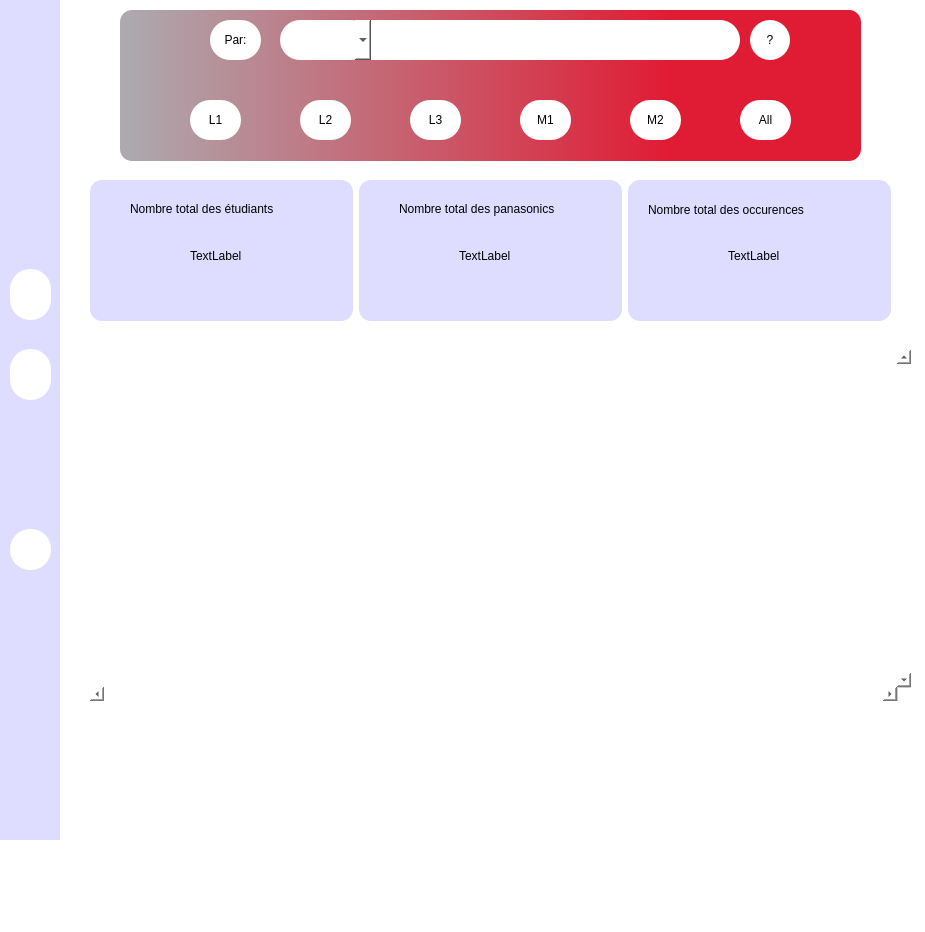
<?xml version="1.0" encoding="UTF-8"?>
<ui version="4.0">
 <class>MainWindow</class>
 <widget class="QMainWindow" name="MainWindow">
  <property name="geometry">
   <rect>
    <x>0</x>
    <y>0</y>
    <width>925</width>
    <height>932</height>
   </rect>
  </property>
  <property name="minimumSize">
   <size>
    <width>925</width>
    <height>932</height>
   </size>
  </property>
  <property name="maximumSize">
   <size>
    <width>925</width>
    <height>932</height>
   </size>
  </property>
  <property name="windowTitle">
   <string>MainWindow</string>
  </property>
  <property name="styleSheet">
   <string notr="true">background:white;</string>
  </property>
  <widget class="QWidget" name="centralwidget">
   <widget class="QFrame" name="frame_2">
    <property name="geometry">
     <rect>
      <x>0</x>
      <y>-1</y>
      <width>60</width>
      <height>841</height>
     </rect>
    </property>
    <property name="styleSheet">
     <string notr="true">background-color :#dedcff;
border:0;</string>
    </property>
    <property name="frameShape">
     <enum>QFrame::StyledPanel</enum>
    </property>
    <property name="frameShadow">
     <enum>QFrame::Raised</enum>
    </property>
    <widget class="QPushButton" name="pushButton_7">
     <property name="geometry">
      <rect>
       <x>10</x>
       <y>270</y>
       <width>41</width>
       <height>51</height>
      </rect>
     </property>
     <property name="styleSheet">
      <string notr="true">QPushButton {
	background:white;
	border-radius: 20px;
	transition:0,5 s;
}
QPushButton:hover {
	background:black;
}</string>
     </property>
     <property name="text">
      <string/>
     </property>
    </widget>
    <widget class="QPushButton" name="pushButton_8">
     <property name="geometry">
      <rect>
       <x>10</x>
       <y>350</y>
       <width>41</width>
       <height>51</height>
      </rect>
     </property>
     <property name="styleSheet">
      <string notr="true">QPushButton {
	background:white;
	border-radius: 20px;
	transition:0,5 s;
}
QPushButton:hover {
	background:black;
}</string>
     </property>
     <property name="text">
      <string/>
     </property>
    </widget>
    <widget class="QPushButton" name="pushButton_9">
     <property name="geometry">
      <rect>
       <x>10</x>
       <y>530</y>
       <width>41</width>
       <height>41</height>
      </rect>
     </property>
     <property name="styleSheet">
      <string notr="true">QPushButton {
	background:white;
	border-radius: 20px;
	transition:0,5 s;
}
QPushButton:hover {
	background:black;
}</string>
     </property>
     <property name="text">
      <string/>
     </property>
    </widget>
   </widget>
   <widget class="QWidget" name="horizontalLayoutWidget">
    <property name="geometry">
     <rect>
      <x>60</x>
      <y>10</y>
      <width>871</width>
      <height>151</height>
     </rect>
    </property>
    <layout class="QHBoxLayout" name="horizontalLayout_2">
     <property name="leftMargin">
      <number>60</number>
     </property>
     <property name="rightMargin">
      <number>70</number>
     </property>
     <item>
      <widget class="QFrame" name="frame">
       <property name="styleSheet">
        <string notr="true">background-color: #acabb0;
background-color: qlineargradient(spread:pad, x1:0, y1:0, x2:1, y2:0, stop:0 rgba(172, 171, 176, 255), stop:0.74 rgba(224, 28, 52, 255));
border:0px;
border-radius:12px;</string>
       </property>
       <property name="frameShape">
        <enum>QFrame::StyledPanel</enum>
       </property>
       <property name="frameShadow">
        <enum>QFrame::Raised</enum>
       </property>
       <widget class="QLineEdit" name="input">
        <property name="geometry">
         <rect>
          <x>220</x>
          <y>10</y>
          <width>400</width>
          <height>40</height>
         </rect>
        </property>
        <property name="styleSheet">
         <string notr="true">background-color:white;
border-radius:20px;
padding-left: 50px;</string>
        </property>
       </widget>
       <widget class="QPushButton" name="rechercher">
        <property name="geometry">
         <rect>
          <x>630</x>
          <y>10</y>
          <width>40</width>
          <height>40</height>
         </rect>
        </property>
        <property name="styleSheet">
         <string notr="true">QPushButton {
	background:white;
	border-radius: 20px;
	transition:0,5 s;
}
QPushButton:hover {
	background:black;
}</string>
        </property>
        <property name="text">
         <string>?</string>
        </property>
       </widget>
       <widget class="QPushButton" name="listeL1">
        <property name="geometry">
         <rect>
          <x>70</x>
          <y>90</y>
          <width>51</width>
          <height>40</height>
         </rect>
        </property>
        <property name="styleSheet">
         <string notr="true">background:white;
border-radius: 20px;</string>
        </property>
        <property name="text">
         <string>L1</string>
        </property>
       </widget>
       <widget class="QPushButton" name="listeL2">
        <property name="geometry">
         <rect>
          <x>180</x>
          <y>90</y>
          <width>51</width>
          <height>40</height>
         </rect>
        </property>
        <property name="styleSheet">
         <string notr="true">background:white;
border-radius: 20px;</string>
        </property>
        <property name="text">
         <string>L2</string>
        </property>
       </widget>
       <widget class="QPushButton" name="pushButton_4">
        <property name="geometry">
         <rect>
          <x>290</x>
          <y>90</y>
          <width>51</width>
          <height>40</height>
         </rect>
        </property>
        <property name="styleSheet">
         <string notr="true">background:white;
border-radius: 20px;</string>
        </property>
        <property name="text">
         <string>L3</string>
        </property>
       </widget>
       <widget class="QPushButton" name="pushButton_5">
        <property name="geometry">
         <rect>
          <x>400</x>
          <y>90</y>
          <width>51</width>
          <height>40</height>
         </rect>
        </property>
        <property name="styleSheet">
         <string notr="true">background:white;
border-radius: 20px;</string>
        </property>
        <property name="text">
         <string>M1</string>
        </property>
       </widget>
       <widget class="QPushButton" name="pushButton_6">
        <property name="geometry">
         <rect>
          <x>510</x>
          <y>90</y>
          <width>51</width>
          <height>40</height>
         </rect>
        </property>
        <property name="styleSheet">
         <string notr="true">background:white;
border-radius: 20px;</string>
        </property>
        <property name="text">
         <string>M2</string>
        </property>
       </widget>
       <widget class="QComboBox" name="mode">
        <property name="geometry">
         <rect>
          <x>160</x>
          <y>10</y>
          <width>91</width>
          <height>40</height>
         </rect>
        </property>
        <property name="styleSheet">
         <string notr="true">background:white;
border-radius:20px;
border:0;</string>
        </property>
        <item>
         <property name="text">
          <string/>
         </property>
        </item>
        <item>
         <property name="text">
          <string>Num</string>
         </property>
        </item>
        <item>
         <property name="text">
          <string>Nom</string>
         </property>
        </item>
        <item>
         <property name="text">
          <string>MacE</string>
         </property>
        </item>
        <item>
         <property name="text">
          <string>MacW</string>
         </property>
        </item>
        <item>
         <property name="text">
          <string>Serial</string>
         </property>
        </item>
        <item>
         <property name="text">
          <string>Etat</string>
         </property>
        </item>
        <item>
         <property name="text">
          <string>Pan</string>
         </property>
        </item>
        <item>
         <property name="text">
          <string>Ip</string>
         </property>
        </item>
        <item>
         <property name="text">
          <string>Tout</string>
         </property>
        </item>
       </widget>
       <widget class="QPushButton" name="pushButton_10">
        <property name="geometry">
         <rect>
          <x>620</x>
          <y>90</y>
          <width>51</width>
          <height>40</height>
         </rect>
        </property>
        <property name="styleSheet">
         <string notr="true">background:white;
border-radius: 20px;</string>
        </property>
        <property name="text">
         <string>All</string>
        </property>
       </widget>
       <widget class="QPushButton" name="pushButton_11">
        <property name="geometry">
         <rect>
          <x>90</x>
          <y>10</y>
          <width>51</width>
          <height>40</height>
         </rect>
        </property>
        <property name="styleSheet">
         <string notr="true">background:white;
border-radius: 20px;</string>
        </property>
        <property name="text">
         <string>Par:</string>
        </property>
       </widget>
      </widget>
     </item>
    </layout>
   </widget>
   <widget class="QScrollArea" name="scrollArea">
    <property name="geometry">
     <rect>
      <x>90</x>
      <y>350</y>
      <width>821</width>
      <height>351</height>
     </rect>
    </property>
    <property name="minimumSize">
     <size>
      <width>200</width>
      <height>200</height>
     </size>
    </property>
    <property name="styleSheet">
     <string notr="true">border:0;</string>
    </property>
    <property name="verticalScrollBarPolicy">
     <enum>Qt::ScrollBarAlwaysOn</enum>
    </property>
    <property name="horizontalScrollBarPolicy">
     <enum>Qt::ScrollBarAlwaysOn</enum>
    </property>
    <property name="widgetResizable">
     <bool>true</bool>
    </property>
    <widget class="QWidget" name="scrollWidget">
     <property name="geometry">
      <rect>
       <x>0</x>
       <y>0</y>
       <width>807</width>
       <height>337</height>
      </rect>
     </property>
    </widget>
   </widget>
   <widget class="QWidget" name="horizontalLayoutWidget_2">
    <property name="geometry">
     <rect>
      <x>60</x>
      <y>180</y>
      <width>861</width>
      <height>141</height>
     </rect>
    </property>
    <layout class="QHBoxLayout" name="horizontalLayout">
     <property name="leftMargin">
      <number>30</number>
     </property>
     <property name="rightMargin">
      <number>30</number>
     </property>
     <item>
      <widget class="QFrame" name="frame_3">
       <property name="styleSheet">
        <string notr="true">background-color :#dedcff;
border:0;
border-radius:12px;</string>
       </property>
       <property name="frameShape">
        <enum>QFrame::StyledPanel</enum>
       </property>
       <property name="frameShadow">
        <enum>QFrame::Raised</enum>
       </property>
       <widget class="QLabel" name="label">
        <property name="geometry">
         <rect>
          <x>40</x>
          <y>20</y>
          <width>191</width>
          <height>17</height>
         </rect>
        </property>
        <property name="text">
         <string>Nombre total des étudiants</string>
        </property>
       </widget>
       <widget class="QLabel" name="tEt">
        <property name="geometry">
         <rect>
          <x>100</x>
          <y>60</y>
          <width>67</width>
          <height>31</height>
         </rect>
        </property>
        <property name="text">
         <string>TextLabel</string>
        </property>
       </widget>
      </widget>
     </item>
     <item>
      <widget class="QFrame" name="frame_4">
       <property name="styleSheet">
        <string notr="true">background-color :#dedcff;
border:0;
border-radius:12px;</string>
       </property>
       <property name="frameShape">
        <enum>QFrame::StyledPanel</enum>
       </property>
       <property name="frameShadow">
        <enum>QFrame::Raised</enum>
       </property>
       <widget class="QLabel" name="label_2">
        <property name="geometry">
         <rect>
          <x>40</x>
          <y>20</y>
          <width>191</width>
          <height>17</height>
         </rect>
        </property>
        <property name="text">
         <string>Nombre total des panasonics</string>
        </property>
       </widget>
       <widget class="QLabel" name="tPan">
        <property name="geometry">
         <rect>
          <x>100</x>
          <y>60</y>
          <width>67</width>
          <height>31</height>
         </rect>
        </property>
        <property name="text">
         <string>TextLabel</string>
        </property>
       </widget>
      </widget>
     </item>
     <item>
      <widget class="QFrame" name="frame_6">
       <property name="styleSheet">
        <string notr="true">background-color :#dedcff;
border:0;
border-radius:12px;</string>
       </property>
       <property name="frameShape">
        <enum>QFrame::StyledPanel</enum>
       </property>
       <property name="frameShadow">
        <enum>QFrame::Raised</enum>
       </property>
       <widget class="QLabel" name="label_3">
        <property name="geometry">
         <rect>
          <x>20</x>
          <y>20</y>
          <width>201</width>
          <height>20</height>
         </rect>
        </property>
        <property name="text">
         <string>Nombre total des occurences</string>
        </property>
       </widget>
       <widget class="QLabel" name="tOc">
        <property name="geometry">
         <rect>
          <x>100</x>
          <y>60</y>
          <width>67</width>
          <height>31</height>
         </rect>
        </property>
        <property name="text">
         <string>TextLabel</string>
        </property>
       </widget>
      </widget>
     </item>
    </layout>
   </widget>
  </widget>
  <widget class="QMenuBar" name="menubar">
   <property name="geometry">
    <rect>
     <x>0</x>
     <y>0</y>
     <width>925</width>
     <height>22</height>
    </rect>
   </property>
  </widget>
 </widget>
 <resources/>
 <connections/>
</ui>
